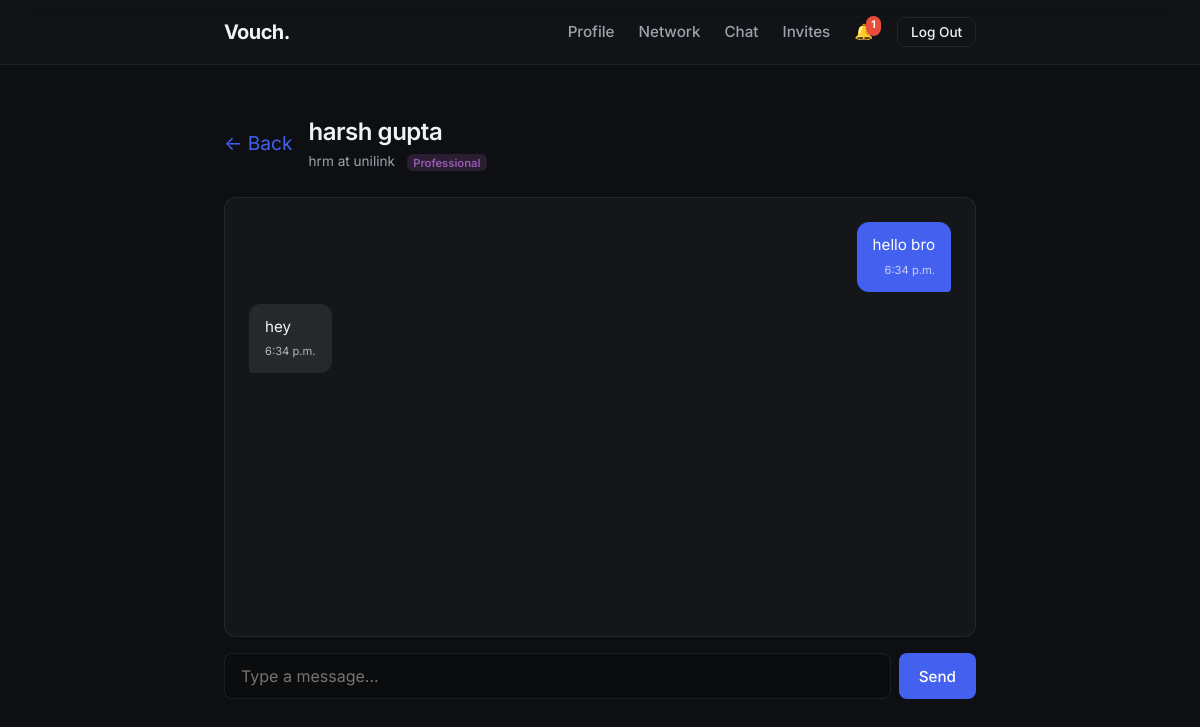
Screenshot of /chat/harsh/ (signed in) with the database file from the repository.
### vouch/models.py (models this page shows, shortened)
class User(AbstractUser):
    bio = models.TextField(blank=True, null=True, max_length=500)
    title = models.CharField(max_length=100, blank=True, null=True)
    company = models.CharField(max_length=100, blank=True, null=True)
    account_type = models.CharField(max_length=20, choices=ACCOUNT_TYPE_CHOICES, default='professional')
    is_email_verified = models.BooleanField(default=False)

class Message(models.Model):
    sender = models.ForeignKey(User, on_delete=models.CASCADE, related_name='sent_messages')
    receiver = models.ForeignKey(User, on_delete=models.CASCADE, related_name='received_messages')
    content = models.TextField(max_length=2000)
    created_at = models.DateTimeField(auto_now_add=True)
    is_read = models.BooleanField(default=False)
    class Meta:
        ordering = ['created_at']

### vouch/views.py (the view, shortened to what this page needs)
# urls.py: path('chat/<str:username>/', views.chat_conversation, name='chat_conversation'),
@login_required
def chat_conversation(request, username):
    other_user = get_object_or_404(User, username=username)
    if not Connection.objects.filter(user1=request.user, user2=other_user).exists():
        messages.error(request, "You can only chat with direct connections.")
        return redirect('chat_list')
    Message.objects.filter(sender=other_user, receiver=request.user, is_read=False).update(is_read=True)
    chat_messages = Message.objects.filter(
        Q(sender=request.user, receiver=other_user) | Q(sender=other_user, receiver=request.user)
    ).select_related('sender').order_by('-created_at')[:100]
    chat_messages = list(reversed(chat_messages))
    return render(request, 'chat/conversation.html', {
        'other_user': other_user, 'chat_messages': chat_messages, 'is_temp': False,
    })

### vouch/context_processors.py (called while the page is built)
def notification_count(request):
    if request.user.is_authenticated:
        count = Notification.objects.filter(user=request.user, is_read=False).count()
        return {'unread_notif_count': count}
    return {'unread_notif_count': 0}

### vouch/templates/chat/conversation.html (shortened to what this page needs)
{% extends 'base.html' %}
{% block content %}
<div style="margin-bottom: 1.5rem; display: flex; align-items: center; gap: 1rem;">
    <a href="{% url 'chat_list' %}" style="font-size: 1.2rem;">← Back</a>
    <div style="flex: 1;">
        <h2 style="margin: 0;">{{ other_user.first_name }} {{ other_user.last_name }}</h2>
        <p style="margin: 0; font-size: 0.85rem; color: var(--text-secondary);">
            {{ other_user.title }}{% if other_user.company %} at {{ other_user.company }}{% endif %}
            {% if other_user.account_type %}<span class="badge" style="background: rgba(155,89,182,0.2); color: #9b59b6; font-size: 0.7rem; padding: 0.1rem 0.4rem; border-radius: 6px; margin-left: 0.5rem;">{{ other_user.get_account_type_display }}</span>{% endif %}
        </p>
    </div>
</div>
<div id="chat-window" style="background: var(--card-bg); border: 1px solid var(--border-color); border-radius: 12px; padding: 1.5rem; height: 55vh; overflow-y: auto; display: flex; flex-direction: column; gap: 0.75rem;">
    {% for msg in chat_messages %}
    <div style="display: flex; {% if msg.sender == request.user %}justify-content: flex-end;{% else %}justify-content: flex-start;{% endif %}">
        <div style="max-width: 70%; padding: 0.75rem 1rem; border-radius: 12px; {% if msg.sender == request.user %}background: var(--accent-color); color: #fff; border-bottom-right-radius: 4px;{% else %}background: rgba(255,255,255,0.08); border-bottom-left-radius: 4px;{% endif %}">
            <div style="font-size: 0.95rem; line-height: 1.5;">{{ msg.content }}</div>
            <div style="font-size: 0.7rem; margin-top: 0.3rem; opacity: 0.7; text-align: right;">{{ msg.created_at|date:"g:i a" }}</div>
        </div>
    </div>
    {% empty %}
    <div style="flex: 1; display: flex; align-items: center; justify-content: center;">
        <p style="color: var(--text-secondary); font-style: italic;">No messages yet. Start the conversation!</p>
    </div>
    {% endfor %}
</div>
{% if is_temp and temp_chat.is_expired %}
<div class="glass-panel" style="margin-top: 1rem; text-align: center; padding: 1.5rem;">
    <p style="margin: 0; color: var(--text-secondary);">This temp chat has expired.</p>
</div>
{% else %}
<form method="post" style="margin-top: 1rem; display: flex; gap: 0.5rem;">
    <input type="text" name="content" class="form-control" placeholder="Type a message..." required autofocus autocomplete="off" style="flex: 1;">
    <button type="submit" class="btn btn-primary">Send</button>
</form>
{% endif %}
{% endblock %}

### vouch/static/css/style.css (style rules this page uses)
:root { --bg-color: #0d0f12; --text-primary: #f0f2f5; --text-secondary: #9da3ad; --accent-color: #4361ee; --accent-hover: #3a56d4; --border-color: rgba(255, 255, 255, 0.08); --card-bg: rgba(255, 255, 255, 0.03); --glass-bg: rgba(20, 23, 28, 0.6); --glass-border: rgba(255, 255, 255, 0.05); }
* { margin: 0; padding: 0; box-sizing: border-box; }
body { font-family: 'Inter', -apple-system, BlinkMacSystemFont, sans-serif; background-color: var(--bg-color); color: var(--text-primary); line-height: 1.6; min-height: 100vh; display: flex; flex-direction: column; }
h1, h2, h3, h4, h5, h6 { font-weight: 600; letter-spacing: -0.02em; margin-bottom: 0.5rem; }
p { color: var(--text-secondary); margin-bottom: 1rem; }
a { color: var(--accent-color); text-decoration: none; transition: color 0.2s ease; }
.form-control { width: 100%; background: rgba(0, 0, 0, 0.2); border: 1px solid var(--border-color); color: var(--text-primary); padding: 0.75rem 1rem; border-radius: 8px; font-family: inherit; font-size: 1rem; transition: border-color 0.2s ease, box-shadow 0.2s ease; }
.btn { display: inline-flex; align-items: center; justify-content: center; padding: 0.6rem 1.25rem; border-radius: 8px; font-weight: 500; font-size: 0.95rem; cursor: pointer; transition: all 0.2s ease; border: none; font-family: inherit; }
.btn-primary { background: var(--accent-color); color: white; }
.badge { padding: 0.2rem 0.5rem; border-radius: 4px; font-size: 0.75rem; font-weight: 600; background: rgba(255, 255, 255, 0.1); color: var(--text-secondary); }

### rows the page displays
User: first_name "harsh", last_name "gupta", title "hrm", company "unilink", account_type "Professional"
Message: content "hello bro", created_at "6:34 p.m."
Message: content "hey", created_at "6:34 p.m."

### other values shown
{{ unread_notif_count }} "1"
